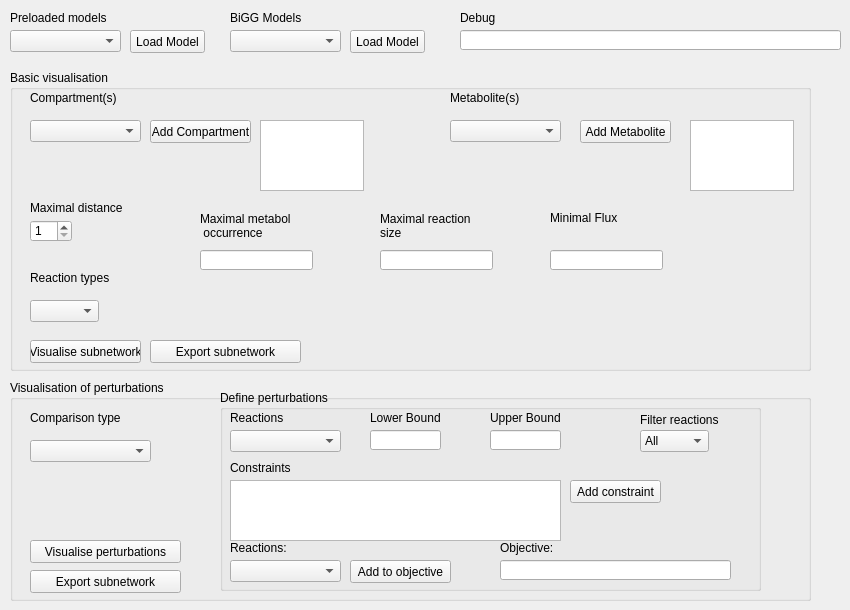
    <widget class="QWidget" name="tab">
     <attribute name="title">
      <string>Visualisation</string>
     </attribute>
     <widget class="QLabel" name="label_8">
      <property name="geometry">
       <rect>
        <x>10</x>
        <y>10</y>
        <width>101</width>
        <height>16</height>
       </rect>
      </property>
      <property name="text">
       <string>Preloaded models</string>
      </property>
     </widget>
     <widget class="QComboBox" name="cbModels">
      <property name="enabled">
       <bool>true</bool>
      </property>
      <property name="geometry">
       <rect>
        <x>10</x>
        <y>30</y>
        <width>111</width>
        <height>22</height>
       </rect>
      </property>
      <property name="locale">
       <locale language="English" country="UnitedStates"/>
      </property>
     </widget>
     <widget class="QPushButton" name="btLoadModel">
      <property name="geometry">
       <rect>
        <x>130</x>
        <y>30</y>
        <width>75</width>
        <height>23</height>
       </rect>
      </property>
      <property name="text">
       <string>Load Model</string>
      </property>
     </widget>
     <widget class="QGroupBox" name="groupBox">
      <property name="geometry">
       <rect>
        <x>10</x>
        <y>70</y>
        <width>801</width>
        <height>301</height>
       </rect>
      </property>
      <property name="title">
       <string>Basic visualisation</string>
      </property>
      <widget class="QPushButton" name="btAddMetabolite">
       <property name="geometry">
        <rect>
         <x>570</x>
         <y>50</y>
         <width>91</width>
         <height>23</height>
        </rect>
       </property>
       <property name="text">
        <string>Add Metabolite</string>
       </property>
      </widget>
      <widget class="QComboBox" name="cbMetabolites">
       <property name="geometry">
        <rect>
         <x>440</x>
         <y>50</y>
         <width>111</width>
         <height>22</height>
        </rect>
       </property>
       <property name="locale">
        <locale language="English" country="UnitedStates"/>
       </property>
      </widget>
      <widget class="QTextEdit" name="teMetabolites">
       <property name="geometry">
        <rect>
         <x>680</x>
         <y>50</y>
         <width>104</width>
         <height>71</height>
        </rect>
       </property>
       <property name="locale">
        <locale language="English" country="UnitedStates"/>
       </property>
       <property name="placeholderText">
        <string/>
       </property>
      </widget>
      <widget class="QLabel" name="label_4">
       <property name="geometry">
        <rect>
         <x>440</x>
         <y>20</y>
         <width>101</width>
         <height>16</height>
        </rect>
       </property>
       <property name="text">
        <string>Metabolite(s)</string>
       </property>
      </widget>
      <widget class="QLabel" name="label_7">
       <property name="geometry">
        <rect>
         <x>20</x>
         <y>20</y>
         <width>101</width>
         <height>16</height>
        </rect>
       </property>
       <property name="text">
        <string>Compartment(s)</string>
       </property>
      </widget>
      <widget class="QSpinBox" name="sbDistance">
       <property name="geometry">
        <rect>
         <x>20</x>
         <y>150</y>
         <width>42</width>
         <height>22</height>
        </rect>
       </property>
       <property name="locale">
        <locale language="English" country="UnitedStates"/>
       </property>
       <property name="minimum">
        <number>1</number>
       </property>
       <property name="singleStep">
        <number>1</number>
       </property>
       <property name="value">
        <number>1</number>
       </property>
       <property name="displayIntegerBase">
        <number>10</number>
       </property>
      </widget>
      <widget class="QLabel" name="label_3">
       <property name="geometry">
        <rect>
         <x>20</x>
         <y>130</y>
         <width>101</width>
         <height>16</height>
        </rect>
       </property>
       <property name="text">
        <string>Maximal distance</string>
       </property>
      </widget>
      <widget class="QComboBox" name="cbCompartments">
       <property name="geometry">
        <rect>
         <x>20</x>
         <y>50</y>
         <width>111</width>
         <height>22</height>
        </rect>
       </property>
       <property name="locale">
        <locale language="English" country="UnitedStates"/>
       </property>
      </widget>
      <widget class="QPushButton" name="btAddCompartment">
       <property name="geometry">
        <rect>
         <x>140</x>
         <y>50</y>
         <width>101</width>
         <height>23</height>
        </rect>
       </property>
       <property name="text">
        <string>Add Compartment</string>
       </property>
      </widget>
      <widget class="QTextEdit" name="teCompartments">
       <property name="geometry">
        <rect>
         <x>250</x>
         <y>50</y>
         <width>104</width>
         <height>71</height>
        </rect>
       </property>
       <property name="locale">
        <locale language="English" country="UnitedStates"/>
       </property>
       <property name="placeholderText">
        <string/>
       </property>
      </widget>
      <widget class="QLineEdit" name="leMaxReactSize">
       <property name="geometry">
        <rect>
         <x>370</x>
         <y>180</y>
         <width>113</width>
         <height>20</height>
        </rect>
       </property>
      </widget>
      <widget class="QPushButton" name="btDraw">
       <property name="geometry">
        <rect>
         <x>20</x>
         <y>270</y>
         <width>111</width>
         <height>23</height>
        </rect>
       </property>
       <property name="locale">
        <locale language="English" country="UnitedStates"/>
       </property>
       <property name="text">
        <string>Visualise subnetwork</string>
       </property>
      </widget>
      <widget class="QLabel" name="label_2">
       <property name="geometry">
        <rect>
         <x>20</x>
         <y>200</y>
         <width>81</width>
         <height>16</height>
        </rect>
       </property>
       <property name="text">
        <string>Reaction types</string>
       </property>
      </widget>
      <widget class="QComboBox" name="cbReactionTypes">
       <property name="geometry">
        <rect>
         <x>20</x>
         <y>230</y>
         <width>69</width>
         <height>22</height>
        </rect>
       </property>
       <property name="sizePolicy">
        <sizepolicy hsizetype="Preferred" vsizetype="Preferred">
         <horstretch>0</horstretch>
         <verstretch>0</verstretch>
        </sizepolicy>
       </property>
       <property name="locale">
        <locale language="English" country="UnitedStates"/>
       </property>
       <property name="currentText">
        <string/>
       </property>
       <property name="maxVisibleItems">
        <number>10</number>
       </property>
      </widget>
      <widget class="QLabel" name="label">
       <property name="geometry">
        <rect>
         <x>540</x>
         <y>140</y>
         <width>81</width>
         <height>16</height>
        </rect>
       </property>
       <property name="text">
        <string>Minimal Flux</string>
       </property>
      </widget>
      <widget class="QLabel" name="label_5">
       <property name="geometry">
        <rect>
         <x>190</x>
         <y>140</y>
         <width>91</width>
         <height>31</height>
        </rect>
       </property>
       <property name="text">
        <string>Maximal metabolite
 occurrence</string>
       </property>
      </widget>
      <widget class="QLineEdit" name="leMinFlux">
       <property name="geometry">
        <rect>
         <x>540</x>
         <y>180</y>
         <width>113</width>
         <height>20</height>
        </rect>
       </property>
      </widget>
      <widget class="QLineEdit" name="leMaxMetOccurance">
       <property name="geometry">
        <rect>
         <x>190</x>
         <y>180</y>
         <width>113</width>
         <height>20</height>
        </rect>
       </property>
      </widget>
      <widget class="QLabel" name="label_6">
       <property name="geometry">
        <rect>
         <x>370</x>
         <y>140</y>
         <width>91</width>
         <height>31</height>
        </rect>
       </property>
       <property name="text">
        <string>Maximal reaction
size</string>
       </property>
      </widget>
      <widget class="QPushButton" name="btExportNetwork">
       <property name="geometry">
        <rect>
         <x>140</x>
         <y>270</y>
         <width>151</width>
         <height>23</height>
        </rect>
       </property>
       <property name="text">
        <string>Export subnetwork</string>
       </property>
      </widget>
     </widget>
     <widget class="QLineEdit" name="leDebug">
      <property name="geometry">
       <rect>
        <x>460</x>
        <y>30</y>
        <width>381</width>
        <height>20</height>
       </rect>
      </property>
     </widget>
     <widget class="QLabel" name="label_15">
      <property name="geometry">
       <rect>
        <x>460</x>
        <y>10</y>
        <width>101</width>
        <height>16</height>
       </rect>
      </property>
      <property name="text">
       <string>Debug</string>
      </property>
     </widget>
     <widget class="QGroupBox" name="groupBox_2">
      <property name="geometry">
       <rect>
        <x>10</x>
        <y>380</y>
        <width>801</width>
        <height>221</height>
       </rect>
      </property>
      <property name="title">
       <string>Visualisation of perturbations</string>
      </property>
      <widget class="QPushButton" name="btDrawPerturbations">
       <property name="geometry">
        <rect>
         <x>20</x>
         <y>160</y>
         <width>151</width>
         <height>23</height>
        </rect>
       </property>
       <property name="text">
        <string>Visualise perturbations</string>
       </property>
      </widget>
      <widget class="QComboBox" name="cbComparisonType">
       <property name="geometry">
        <rect>
         <x>20</x>
         <y>60</y>
         <width>121</width>
         <height>22</height>
        </rect>
       </property>
      </widget>
      <widget class="QLabel" name="label_9">
       <property name="geometry">
        <rect>
         <x>20</x>
         <y>30</y>
         <width>101</width>
         <height>16</height>
        </rect>
       </property>
       <property name="text">
        <string>Comparison type</string>
       </property>
      </widget>
      <widget class="QGroupBox" name="groupBox_3">
       <property name="geometry">
        <rect>
         <x>210</x>
         <y>10</y>
         <width>541</width>
         <height>201</height>
        </rect>
       </property>
       <property name="title">
        <string>Define perturbations</string>
       </property>
       <widget class="QComboBox" name="cbReactions">
        <property name="geometry">
         <rect>
          <x>10</x>
          <y>40</y>
          <width>111</width>
          <height>22</height>
         </rect>
        </property>
        <property name="locale">
         <locale language="English" country="UnitedStates"/>
        </property>
       </widget>
       <widget class="QLabel" name="label_10">
        <property name="geometry">
         <rect>
          <x>10</x>
          <y>20</y>
          <width>101</width>
          <height>16</height>
         </rect>
        </property>
        <property name="text">
         <string>Reactions</string>
        </property>
       </widget>
       <widget class="QLabel" name="label_11">
        <property name="geometry">
         <rect>
          <x>150</x>
          <y>20</y>
          <width>101</width>
          <height>16</height>
         </rect>
        </property>
        <property name="text">
         <string>Lower Bound</string>
        </property>
       </widget>
       <widget class="QLabel" name="label_12">
        <property name="geometry">
         <rect>
          <x>270</x>
          <y>20</y>
          <width>101</width>
          <height>16</height>
         </rect>
        </property>
        <property name="text">
         <string>Upper Bound</string>
        </property>
       </widget>
       <widget class="QPushButton" name="btAddConstraint">
        <property name="geometry">
         <rect>
          <x>350</x>
          <y>90</y>
          <width>91</width>
          <height>23</height>
         </rect>
        </property>
        <property name="text">
         <string>Add constraint</string>
        </property>
       </widget>
       <widget class="QLineEdit" name="leLowerBound">
        <property name="geometry">
         <rect>
          <x>150</x>
          <y>40</y>
          <width>71</width>
          <height>20</height>
         </rect>
        </property>
       </widget>
       <widget class="QLineEdit" name="leUpperBound">
        <property name="geometry">
         <rect>
          <x>270</x>
          <y>40</y>
          <width>71</width>
          <height>20</height>
         </rect>
        </property>
       </widget>
       <widget class="QComboBox" name="cbObjective">
        <property name="geometry">
         <rect>
          <x>10</x>
          <y>170</y>
          <width>111</width>
          <height>22</height>
         </rect>
        </property>
        <property name="locale">
         <locale language="English" country="UnitedStates"/>
        </property>
       </widget>
       <widget class="QLabel" name="label_13">
        <property name="geometry">
         <rect>
          <x>10</x>
          <y>150</y>
          <width>101</width>
          <height>16</height>
         </rect>
        </property>
        <property name="text">
         <string>Reactions:</string>
        </property>
       </widget>
       <widget class="QTextEdit" name="teConstraints">
        <property name="geometry">
         <rect>
          <x>10</x>
          <y>90</y>
          <width>331</width>
          <height>61</height>
         </rect>
        </property>
        <property name="locale">
         <locale language="English" country="UnitedStates"/>
        </property>
        <property name="placeholderText">
         <string/>
        </property>
       </widget>
       <widget class="QLabel" name="label_14">
        <property name="geometry">
         <rect>
          <x>10</x>
          <y>70</y>
          <width>101</width>
          <height>16</height>
         </rect>
        </property>
        <property name="text">
         <string>Constraints</string>
        </property>
       </widget>
       <widget class="QLabel" name="label_16">
        <property name="geometry">
         <rect>
          <x>420</x>
          <y>20</y>
          <width>91</width>
          <height>20</height>
         </rect>
        </property>
        <property name="text">
         <string>Filter reactions</string>
        </property>
       </widget>
       <widget class="QComboBox" name="cbFilterReactions">
        <property name="geometry">
         <rect>
          <x>420</x>
          <y>40</y>
          <width>69</width>
          <height>22</height>
         </rect>
        </property>
        <property name="sizePolicy">
         <sizepolicy hsizetype="Preferred" vsizetype="Preferred">
          <horstretch>0</horstretch>
          <verstretch>0</verstretch>
         </sizepolicy>
        </property>
        <property name="locale">
         <locale language="English" country="UnitedStates"/>
        </property>
        <property name="currentText">
         <string>All</string>
        </property>
        <property name="maxVisibleItems">
         <number>10</number>
        </property>
        <item>
         <property name="text">
          <string>All</string>
         </property>
        </item>
        <item>
         <property name="text">
          <string>Exchange</string>
         </property>
        </item>
        <item>
         <property name="text">
          <string>Uptake</string>
         </property>
        </item>
       </widget>
       <widget class="QLineEdit" name="leObjective">
        <property name="geometry">
         <rect>
          <x>280</x>
          <y>170</y>
          <width>231</width>
          <height>20</height>
         </rect>
        </property>
       </widget>
       <widget class="QLabel" name="label_61">
        <property name="geometry">
         <rect>
          <x>280</x>
          <y>150</y>
          <width>101</width>
          <height>16</height>
         </rect>
        </property>
        <property name="text">
         <string>Objective:</string>
        </property>
       </widget>
       <widget class="QPushButton" name="btAddObjective">
        <property name="geometry">
         <rect>
          <x>130</x>
          <y>170</y>
          <width>101</width>
          <height>23</height>
         </rect>
        </property>
        <property name="text">
         <string>Add to objective</string>
        </property>
       </widget>
      </widget>
      <widget class="QPushButton" name="btExportPerturbations">
       <property name="geometry">
        <rect>
         <x>20</x>
         <y>190</y>
         <width>151</width>
         <height>23</height>
        </rect>
       </property>
       <property name="text">
        <string>Export subnetwork</string>
       </property>
      </widget>
     </widget>
     <widget class="QLabel" name="label_64">
      <property name="geometry">
       <rect>
        <x>230</x>
        <y>10</y>
        <width>101</width>
        <height>16</height>
       </rect>
      </property>
      <property name="text">
       <string>BiGG Models</string>
      </property>
     </widget>
     <widget class="QComboBox" name="cbModelsBiGG">
      <property name="enabled">
       <bool>true</bool>
      </property>
      <property name="geometry">
       <rect>
        <x>230</x>
        <y>30</y>
        <width>111</width>
        <height>22</height>
       </rect>
      </property>
      <property name="locale">
       <locale language="English" country="UnitedStates"/>
      </property>
     </widget>
     <widget class="QPushButton" name="btLoadModelBiGG">
      <property name="geometry">
       <rect>
        <x>350</x>
        <y>30</y>
        <width>75</width>
        <height>23</height>
       </rect>
      </property>
      <property name="text">
       <string>Load Model</string>
      </property>
     </widget>
    </widget>
